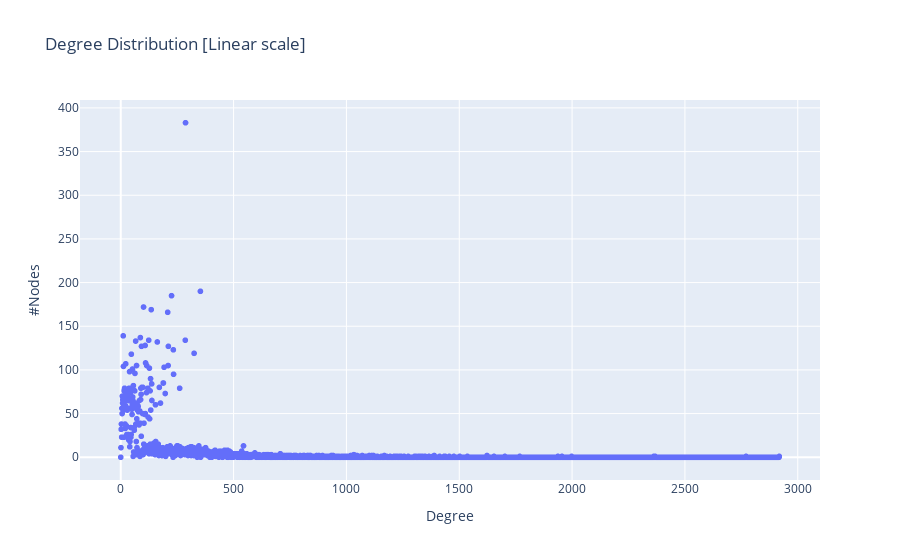

Notebook source saved alongside this figure:
### Code cell
#degree distribution

#linear-scale plot
fig2 = px.scatter(DegFreq, x="Degree Value", y="Node Frequency", title = 'Degree Distribution [Linear scale]')
fig2.update_layout(xaxis_title="Degree",  yaxis_title="#Nodes")
fig2.show()

### Figure 1 — Plotly figure (JSON) as saved in the notebook; plotly's stock layout.template omitted (floating-point values rounded to 4 significant figures; data arrays with more than 128 entries replaced by an {"elided": "..."} marker saying what was removed)
{"data": [{"hovertemplate": "Degree Value=%{x}<br>Node Frequency=%{y}<extra></extra>", "legendgroup": "", "marker": {"color": "#636efa", "symbol": "circle"}, "mode": "markers", "name": "", "showlegend": false, "x": {"elided": "2919 int values"}, "xaxis": "x", "y": {"elided": "2919 int values"}, "yaxis": "y", "type": "scattergl"}], "layout": {"xaxis": {"anchor": "y", "domain": [0.0, 1.0], "title": {"text": "Degree"}}, "yaxis": {"anchor": "x", "domain": [0.0, 1.0], "title": {"text": "#Nodes"}}, "legend": {"tracegroupgap": 0}, "title": {"text": "Degree Distribution [Linear scale]"}}}
